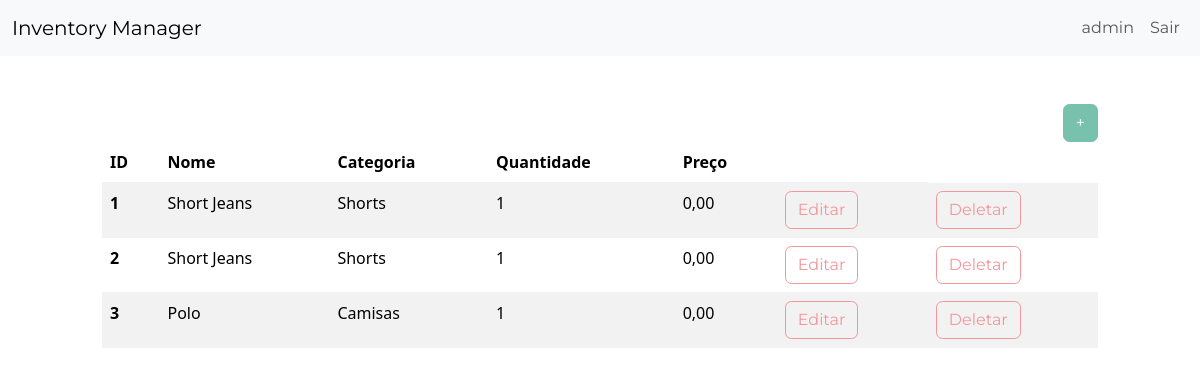
The page /dashboard/ (signed in) on the database its author committed.
### inventory/models.py (models this page shows, shortened)
class ItemInventario(models.Model):
    nome = models.CharField(max_length=200)
    categoria = models.ForeignKey('Categoria', on_delete=models.SET_NULL, blank=True, null=True)
    quantidade = models.IntegerField()
    preco = models.DecimalField(max_digits=10, decimal_places=2, default=0.00)
    data_criacao = models.DateTimeField(auto_now_add=True)
    user = models.ForeignKey(User, on_delete=models.CASCADE)

class Categoria(models.Model):
    nome = models.CharField(max_length=200)
    class Meta:
        verbose_name_plural = 'categorias'

### inventory/views.py (the view)
# urls.py: path('dashboard/', Dashboard.as_view(), name='dashboard'),
class Dashboard(LoginRequiredMixin, View):
	def get(self, request):
		items = ItemInventario.objects.filter(user=self.request.user.id).order_by('id')
		return render(request, 'inventory/dashboard.html', {'items': items})

### inventory/templates/inventory/dashboard.html (shortened to what this page needs)
{% extends 'inventory/base.html' %}
{% block content %}
    <div class="row">
        <div class="col-md-10 col-12 mx-auto mt-5">
            <div class="d-flex justify-content-end">
                <a href="{% url 'add-item' %}" class="btn btn-primary">+</a>
            </div>
            <table class="table table-hover table-striped">
                <thead>
                    <tr>
                        <th scope="col">ID</th>
                        <th scope="col">Nome</th>
                        <th scope="col">Categoria</th>
                        <th scope="col">Quantidade</th>
                        <th scope="col">Preço</th>
                        <th scope="col"></th>
                    </tr>
                </thead>
                <tbody>
                    {% for item in items %}
                    <tr>
                        <th scope="row">{{ item.id }}</th>
                        <td>{{ item.nome }}</td>
                        <td>{{ item.categoria.nome }}</td>
                        <td>{{ item.quantidade }}</td>
                        <td>{{ item.preco }}</td>
                        <td><a href="{% url 'edit-item' item.id %}" class="btn btn-outline-secondary">Editar</a></td>
                        <td><a href="{% url 'delete-item' item.id%}" class="btn btn-outline-secondary">Deletar</a></td>
                    </tr>
                    {% endfor %}
                </tbody>
            </table>
        </div>
    </div>
{% endblock content %}

### inventory/templates/inventory/base.html (shortened to what this page needs)
<!DOCTYPE html>
<html lang="pt-br">
<head>
    <link rel="stylesheet" href="https://bootswatch.com/5/minty/bootstrap.min.css">
</head>
<body>
    {% include 'inventory/navigation.html' %}
    {% block content%}
    {% endblock content%}
</body>
</html>

### inventory/templates/inventory/navigation.html (shortened to what this page needs)
<nav class="navbar navbar-expand-lg bg-light">
	<div class="container-fluid">
		<a class="navbar-brand" href="{% url 'index' %}">Inventory Manager</a>
		<div class="collapse navbar-collapse justify-content-end" id="navbarNav">
			<ul class="navbar-nav">
                {% if user.is_authenticated %}
					<li class="nav-item">
						<a class="nav-link" href="#">{{ user.username }}</a>
					</li>
					<li class="nav-item">
                        <form method="post" action="{% url 'logout' %}">
                            <button class="nav-link">Sair</button>
                        </form>
					</li>
				{% endif %}
			</ul>
		</div>
	</div>
</nav>

### rows shown on the page
ItemInventario: id "1", nome "Short Jeans", categoria.nome "Shorts", quantidade "1", preco "0,00"
ItemInventario: id "2", nome "Short Jeans", categoria.nome "Shorts", quantidade "1", preco "0,00"
ItemInventario: id "3", nome "Polo", categoria.nome "Camisas", quantidade "1", preco "0,00"

### other values the page prints
{{ user.username }} "admin"
